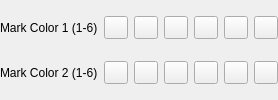
       <widget class="QWidget" name="widget_2" native="true">
        <layout class="QGridLayout" name="gridLayout_3">
         <property name="leftMargin">
          <number>0</number>
         </property>
         <property name="topMargin">
          <number>0</number>
         </property>
         <property name="rightMargin">
          <number>0</number>
         </property>
         <property name="bottomMargin">
          <number>0</number>
         </property>
         <item row="0" column="1">
          <widget class="QToolButton" name="MColor1">
           <property name="enabled">
            <bool>true</bool>
           </property>
           <property name="sizePolicy">
            <sizepolicy hsizetype="Fixed" vsizetype="Fixed">
             <horstretch>0</horstretch>
             <verstretch>0</verstretch>
            </sizepolicy>
           </property>
           <property name="toolTip">
            <string/>
           </property>
           <property name="layoutDirection">
            <enum>Qt::LeftToRight</enum>
           </property>
          </widget>
         </item>
         <item row="0" column="4">
          <widget class="QToolButton" name="MColor4">
           <property name="enabled">
            <bool>true</bool>
           </property>
           <property name="toolTip">
            <string/>
           </property>
           <property name="layoutDirection">
            <enum>Qt::LeftToRight</enum>
           </property>
           <property name="text">
            <string/>
           </property>
          </widget>
         </item>
         <item row="0" column="0">
          <widget class="QLabel" name="Label14">
           <property name="enabled">
            <bool>true</bool>
           </property>
           <property name="toolTip">
            <string/>
           </property>
           <property name="text">
            <string>Mark Color 1 (1-6)</string>
           </property>
          </widget>
         </item>
         <item row="0" column="5">
          <widget class="QToolButton" name="MColor5">
           <property name="enabled">
            <bool>true</bool>
           </property>
           <property name="toolTip">
            <string/>
           </property>
           <property name="layoutDirection">
            <enum>Qt::LeftToRight</enum>
           </property>
           <property name="text">
            <string/>
           </property>
          </widget>
         </item>
         <item row="0" column="6">
          <widget class="QToolButton" name="MColor6">
           <property name="enabled">
            <bool>true</bool>
           </property>
           <property name="toolTip">
            <string/>
           </property>
           <property name="layoutDirection">
            <enum>Qt::LeftToRight</enum>
           </property>
           <property name="text">
            <string/>
           </property>
          </widget>
         </item>
         <item row="0" column="3">
          <widget class="QToolButton" name="MColor3">
           <property name="enabled">
            <bool>true</bool>
           </property>
           <property name="toolTip">
            <string/>
           </property>
           <property name="layoutDirection">
            <enum>Qt::LeftToRight</enum>
           </property>
           <property name="text">
            <string/>
           </property>
          </widget>
         </item>
         <item row="0" column="2">
          <widget class="QToolButton" name="MColor2">
           <property name="enabled">
            <bool>true</bool>
           </property>
           <property name="toolTip">
            <string/>
           </property>
           <property name="layoutDirection">
            <enum>Qt::LeftToRight</enum>
           </property>
           <property name="text">
            <string/>
           </property>
          </widget>
         </item>
         <item row="1" column="0">
          <widget class="QLabel" name="Label32">
           <property name="enabled">
            <bool>true</bool>
           </property>
           <property name="toolTip">
            <string/>
           </property>
           <property name="text">
            <string>Mark Color 2 (1-6)</string>
           </property>
          </widget>
         </item>
         <item row="1" column="1">
          <widget class="QToolButton" name="MColor7">
           <property name="enabled">
            <bool>true</bool>
           </property>
           <property name="sizePolicy">
            <sizepolicy hsizetype="Fixed" vsizetype="Fixed">
             <horstretch>0</horstretch>
             <verstretch>0</verstretch>
            </sizepolicy>
           </property>
           <property name="toolTip">
            <string/>
           </property>
           <property name="layoutDirection">
            <enum>Qt::LeftToRight</enum>
           </property>
          </widget>
         </item>
         <item row="1" column="2">
          <widget class="QToolButton" name="MColor8">
           <property name="enabled">
            <bool>true</bool>
           </property>
           <property name="toolTip">
            <string/>
           </property>
           <property name="layoutDirection">
            <enum>Qt::LeftToRight</enum>
           </property>
           <property name="text">
            <string/>
           </property>
          </widget>
         </item>
         <item row="1" column="3">
          <widget class="QToolButton" name="MColor9">
           <property name="enabled">
            <bool>true</bool>
           </property>
           <property name="toolTip">
            <string/>
           </property>
           <property name="layoutDirection">
            <enum>Qt::LeftToRight</enum>
           </property>
           <property name="text">
            <string/>
           </property>
          </widget>
         </item>
         <item row="1" column="4">
          <widget class="QToolButton" name="MColor10">
           <property name="enabled">
            <bool>true</bool>
           </property>
           <property name="toolTip">
            <string/>
           </property>
           <property name="layoutDirection">
            <enum>Qt::LeftToRight</enum>
           </property>
           <property name="text">
            <string/>
           </property>
          </widget>
         </item>
         <item row="1" column="5">
          <widget class="QToolButton" name="MColor11">
           <property name="enabled">
            <bool>true</bool>
           </property>
           <property name="toolTip">
            <string/>
           </property>
           <property name="layoutDirection">
            <enum>Qt::LeftToRight</enum>
           </property>
           <property name="text">
            <string/>
           </property>
          </widget>
         </item>
         <item row="1" column="6">
          <widget class="QToolButton" name="MColor12">
           <property name="enabled">
            <bool>true</bool>
           </property>
           <property name="toolTip">
            <string/>
           </property>
           <property name="layoutDirection">
            <enum>Qt::LeftToRight</enum>
           </property>
           <property name="text">
            <string/>
           </property>
          </widget>
         </item>
        </layout>
       </widget>
